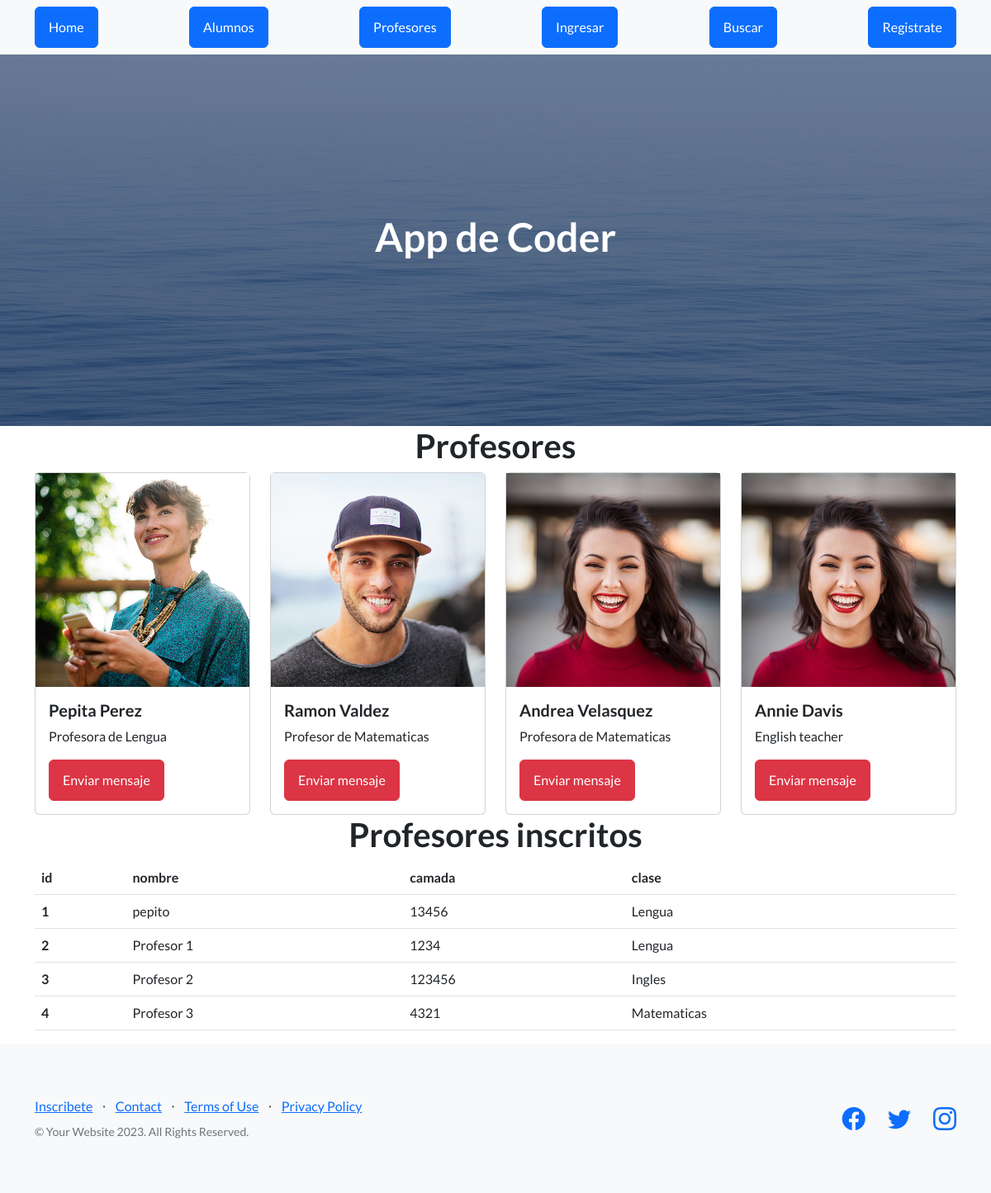
/AppCoder/profesores, run on an earlier commit of the app's database.
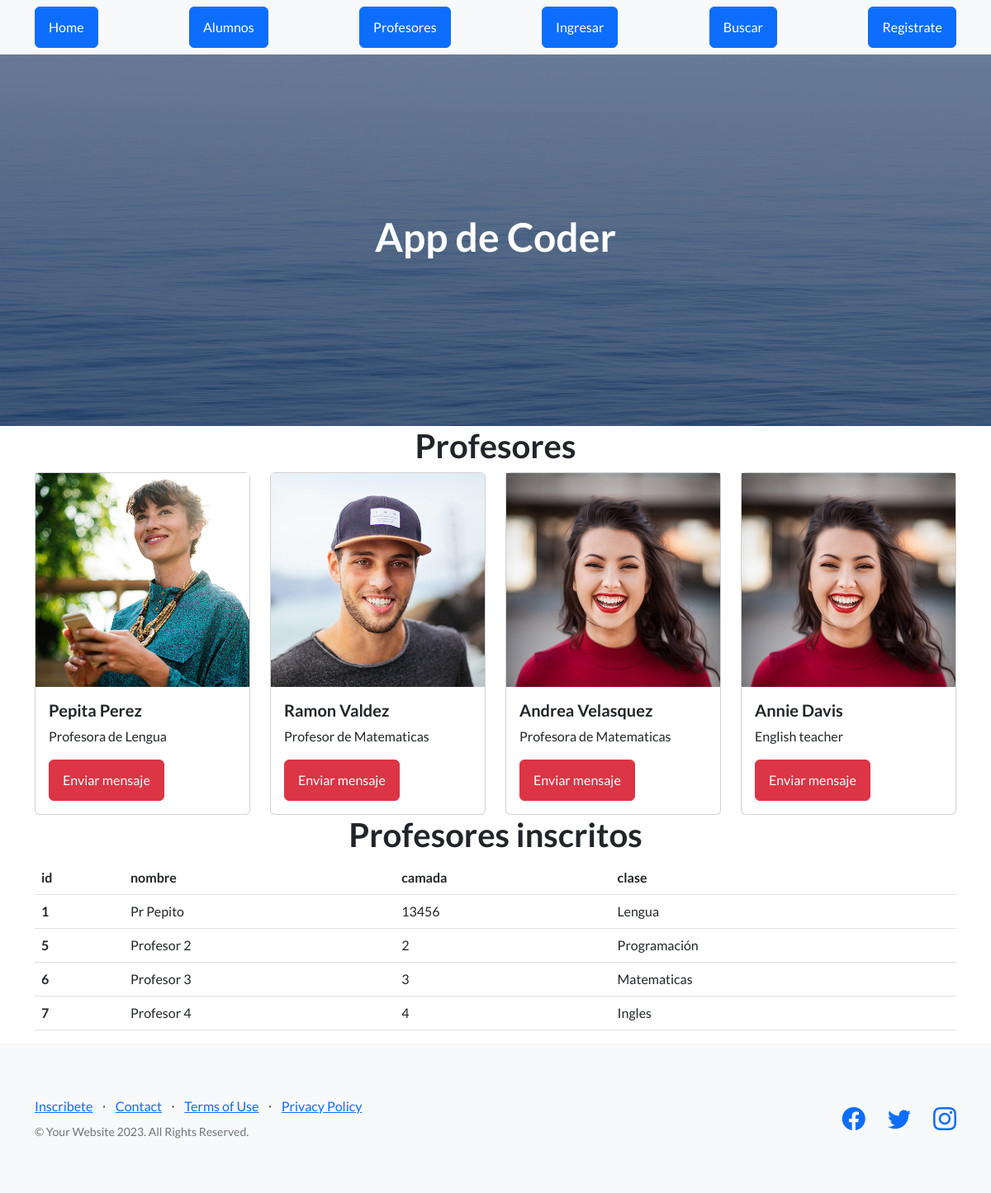
And on a later commit of the database.
### AppCoder/models.py (models this page shows, shortened)
class Profesores(models.Model):
   nombre = models.CharField(max_length=40)
   camada = models.IntegerField()
   clase=models.CharField(max_length=40)

### AppCoder/views.py (the view)
# urls.py: path("profesores", views.profesores ,name="profesores"),
def profesores(request):
    profesores = Profesores.objects.all()
    avatares= Avatar.objects.filter(user=request.user.id)
    if avatares.exists():
        return render(request, "profesores.html",{"profesores":profesores,"url":avatares[0].imagen.url})
    else:
        return render(request, "profesores.html",{"profesores":profesores})

### AppCoder/template/profesores.html (shortened to what this page needs)
{% extends 'padre.html' %} {% load static %} {% block contenido %}
<main class="container">
  <h1 class="text-center">Profesores</h1>
  <div class="row">
    <div class="col-12 col-md-3">
      <div class="card">
        <img
          src="{% static 'AppCoder/assets/img/testimonials-3.jpg' %}"
          alt=""
        />
        <div class="card-body">
          <h5 class="card-title">Pepita Perez</h5>
          <p class="card-text">Profesora de Lengua</p>
          <a class="btn btn-danger" href="">Enviar mensaje</a>
        </div>
      </div>
    </div>
    <div class="col-12 col-md-3">
      <div class="card">
        <img
          src="{% static 'AppCoder/assets/img/testimonials-2.jpg' %}"
          alt=""
        />
        <div class="card-body">
          <h5 class="card-title">Ramon Valdez</h5>
          <p class="card-text">Profesor de Matematicas</p>
          <a class="btn btn-danger" href="">Enviar mensaje</a>
        </div>
      </div>
    </div>
    <div class="col-12 col-md-3">
      <div class="card">
        <img
          src="{% static 'AppCoder/assets/img/testimonials-1.jpg' %}"
          alt=""
        />
        <div class="card-body">
          <h5 class="card-title">Andrea Velasquez</h5>
          <p class="card-text">Profesora de Matematicas</p>
          <a class="btn btn-danger" href="">Enviar mensaje</a>
        </div>
      </div>
    </div>
    <div class="col-12 col-md-3">
      <div class="card">
        <img
          src="{% static 'AppCoder/assets/img/testimonials-1.jpg' %}"
          alt=""
        />
        <div class="card-body">
          <h5 class="card-title">Annie Davis</h5>
          <p class="card-text">English teacher</p>
          <a class="btn btn-danger" href="">Enviar mensaje</a>
        </div>
      </div>
    </div>
  </div>
  <div class="row">
    <div class="col 12 col-md-12">
      <h1 class="text-xl-center">Profesores inscritos</h1>
      <table class="table">
        <thead>
          <tr>
            <th>id</th>
            <th>nombre</th>
            <th>camada</th>
            <th>clase</th>
          </tr>
        </thead>
        <tbody>
          {% for n in profesores %}
          <tr>
            <th scope="row">{{n.id}}</th>
            <td>{{n.nombre}}</td>
            <td>{{n.camada}}</td>
            <td>{{n.clase}}</td>
          </tr>
          {% endfor %}
        </tbody>
      </table>
    </div>
  </div>
</main>
{% endblock %}

What changed in the data, as far as the page shows it:
removed Profesores: id "2", nombre "Profesor 1", camada "1234", clase "Lengua"
removed Profesores: id "3", nombre "Profesor 2", camada "123456", clase "Ingles"
removed Profesores: id "4", nombre "Profesor 3", camada "4321", clase "Matematicas"
changed Profesores "Lengua": nombre "pepito" → "Pr Pepito"
added Profesores: id "5", nombre "Profesor 2", camada "2", clase "Programación"
added Profesores: id "6", nombre "Profesor 3", camada "3", clase "Matematicas"
added Profesores: id "7", nombre "Profesor 4", camada "4", clase "Ingles"
